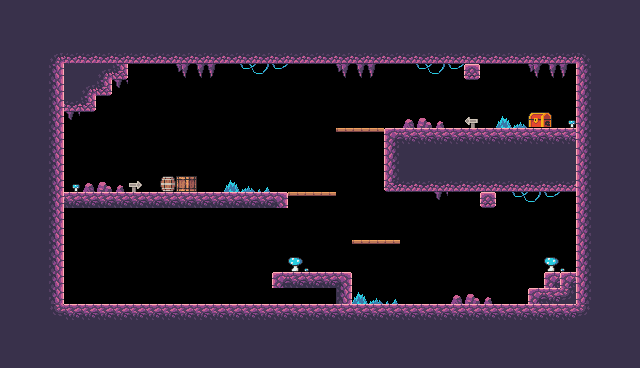

The image is a tile-based game level rendered from a .tmx file. Its description and complete source (layers, tilesets, objects, tile grids) follow:
An orthogonal 40x23 tile map with 16x16 px tiles, 1 tile layer (Background), 3 tilesets and 33 objects (6x Fruit, 3x Platform, 3x Saw, 2x Chicken, Checkpoint, ...).

<map version="1.10" tiledversion="1.11.2" orientation="orthogonal" renderorder="right-down" width="40" height="23" tilewidth="16" tileheight="16" infinite="0" nextlayerid="5" nextobjectid="135">
 <tileset firstgid="1" source="Tileset_Cave.tsx" />
 <tileset firstgid="9" source="background.tsx" />
 <tileset firstgid="489" source="tileset-cave.tsx" />
 <layer id="2" name="Background" width="40" height="23">
  <data encoding="csv">
763,763,763,763,763,763,763,763,763,763,763,763,763,763,763,763,763,763,763,763,763,763,763,763,763,763,763,763,763,763,763,763,763,763,763,763,763,763,763,763,
763,763,763,763,763,763,763,763,763,763,763,763,763,763,763,763,763,763,763,763,763,763,763,763,763,763,763,763,763,763,763,763,763,763,763,763,763,763,763,763,
763,763,763,763,763,763,763,763,763,763,763,763,763,763,763,763,763,763,763,763,763,763,763,763,763,763,763,763,763,763,763,763,763,763,763,763,763,763,763,763,
763,763,763,744,784,784,784,784,784,784,784,784,784,784,784,784,784,784,784,784,784,784,784,784,784,784,784,784,784,784,784,784,784,784,784,784,745,763,763,763,
763,763,763,764,763,763,744,785,0,0,0,748,749,750,0,778,779,780,0,0,0,748,749,750,0,0,778,779,780,746,0,0,0,748,749,750,762,763,763,763,
763,763,763,764,763,744,785,770,0,0,0,0,0,0,0,0,0,0,0,0,0,0,0,0,0,0,0,0,0,0,0,0,0,0,0,0,762,763,763,763,
763,763,763,764,784,785,0,0,0,0,0,0,0,0,0,0,0,0,0,0,0,0,0,0,0,0,0,0,0,0,0,0,0,0,0,0,762,763,763,763,
763,763,763,764,770,0,0,0,0,0,0,0,0,0,0,0,0,0,0,0,0,0,0,0,0,812,813,814,0,891,0,751,752,938,939,836,762,763,763,763,
763,763,763,764,0,0,0,0,0,0,0,0,0,0,0,0,0,0,0,0,0,868,868,868,741,742,742,742,742,742,742,742,742,742,742,742,762,763,763,763,
763,763,763,764,0,0,0,0,0,0,0,0,0,0,0,0,0,0,0,0,0,0,0,0,762,763,763,763,763,763,763,763,763,763,763,763,762,763,763,763,
763,763,763,764,0,0,0,0,0,0,0,0,0,0,0,0,0,0,0,0,0,0,0,0,762,763,763,763,763,763,763,763,763,763,763,763,762,763,763,763,
763,763,763,764,836,812,813,814,890,0,930,931,932,0,751,752,753,0,0,0,0,0,0,0,783,784,784,784,784,784,784,784,784,784,784,784,762,763,763,763,
763,763,763,764,742,742,742,742,742,742,742,742,742,742,742,742,742,743,868,868,868,0,0,0,0,0,0,770,0,0,746,0,778,779,780,0,762,763,763,763,
763,763,763,764,0,0,0,0,0,0,0,0,0,0,0,0,0,0,0,0,0,0,0,0,0,0,0,0,0,0,0,0,0,0,0,0,762,763,763,763,
763,763,763,764,0,0,0,0,0,0,0,0,0,0,0,0,0,0,0,0,0,0,0,0,0,0,0,0,0,0,0,0,0,0,0,0,762,763,763,763,
763,763,763,764,0,0,0,0,0,0,0,0,0,0,0,0,0,0,0,0,0,0,868,868,868,0,0,0,0,0,0,0,0,0,0,0,762,763,763,763,
763,763,763,764,0,0,0,0,0,0,0,0,0,0,0,0,0,0,815,816,0,0,0,0,0,0,0,0,0,0,0,0,0,0,815,816,762,763,763,763,
763,763,763,764,0,0,0,0,0,0,0,0,0,0,0,0,0,741,742,742,742,743,0,0,0,0,0,0,0,0,0,0,0,0,741,741,762,763,763,763,
763,763,763,764,0,0,0,0,0,0,0,0,0,0,0,0,0,0,0,0,0,764,751,752,753,0,0,0,812,813,814,0,0,741,742,766,762,763,763,763,
763,763,763,765,742,742,742,742,742,742,742,742,742,742,742,742,742,742,742,742,742,742,742,742,742,742,742,742,742,742,742,742,742,742,742,742,766,763,763,763,
763,763,763,763,763,763,763,763,763,763,763,763,763,763,763,763,763,763,763,763,763,763,763,763,763,763,763,763,763,763,763,763,763,763,763,763,763,763,763,763,
763,763,763,763,763,763,763,763,763,763,763,763,763,763,763,763,763,763,763,763,763,763,763,763,763,763,763,763,763,763,763,763,763,763,763,763,763,763,763,763,
763,763,763,763,763,763,763,763,763,763,763,763,763,763,763,763,763,763,763,763,763,763,763,763,763,763,763,763,763,763,763,763,763,763,763,763,763,763,763,763
</data>
 </layer>
 <objectgroup id="3" name="Collisions">
  <object id="77" x="48" y="48" width="544" height="16" />
  <object id="78" x="576" y="48" width="16" height="272" />
  <object id="79" x="48" y="304" width="544" height="16" />
  <object id="82" x="48" y="48" width="16" height="272" />
  <object id="110" x="64" y="64" width="64" height="16" />
  <object id="111" x="64" y="80" width="48" height="16" />
  <object id="112" x="64" y="96" width="32" height="16" />
  <object id="113" x="64" y="192.032" width="223.238" height="15.968" />
  <object id="115" type="Platform" x="287" y="192" width="49" height="16" />
  <object id="116" type="Platform" x="352" y="240" width="48" height="16" />
  <object id="117" type="Platform" x="336" y="128" width="48" height="16" />
  <object id="118" x="384" y="128" width="192" height="16" />
  <object id="126" x="384" y="176" width="192" height="16" />
  <object id="119" x="464" y="64" width="16" height="16" />
  <object id="120" x="480" y="192" width="16" height="16" />
  <object id="127" x="384" y="128" width="16" height="64" />
  <object id="121" x="544" y="272" width="32" height="32" />
  <object id="122" x="528" y="288" width="16" height="16" />
  <object id="123" x="272" y="272" width="80" height="16" />
 </objectgroup>
 <objectgroup id="4" name="Spawnpoints">
  <object id="101" name="Checkpoint" type="Checkpoint" x="544" y="208" width="32" height="64">
   <properties>
    <property name="next_level" value="Level-06.tmx" />
    <property name="type" value="Checkpoint" />
   </properties>
  </object>
  <object id="102" name="Player" type="Player" x="96" y="240" width="30" height="31" />
  <object id="104" name="Saw" type="Saw" x="144" y="64" width="32" height="32">
   <properties>
    <property name="isVertical" type="bool" value="true" />
    <property name="offNeg" type="float" value="0" />
    <property name="offPos" type="float" value="6" />
   </properties>
  </object>
  <object id="134" name="Saw" type="Saw" x="416" y="112" width="32" height="32">
   <properties>
    <property name="isVertical" type="bool" value="false" />
    <property name="offNeg" type="float" value="2" />
    <property name="offPos" type="float" value="8" />
   </properties>
  </object>
  <object id="132" name="Saw" type="Saw" x="192" y="160" width="32" height="32">
   <properties>
    <property name="isVertical" type="bool" value="true" />
    <property name="offNeg" type="float" value="6" />
    <property name="offPos" type="float" value="0" />
   </properties>
  </object>
  <object id="105" name="Chicken" type="Chicken" x="208" y="272" width="32" height="32">
   <properties>
    <property name="offNeg" type="float" value="10" />
    <property name="offPos" type="float" value="2" />
   </properties>
  </object>
  <object id="133" name="Chicken" type="Chicken" x="208" y="160" width="32" height="32">
   <properties>
    <property name="offNeg" type="float" value="5" />
    <property name="offPos" type="float" value="4" />
   </properties>
  </object>
  <object id="106" name="Pineapple" type="Fruit" x="64" y="160" width="32" height="32" />
  <object id="130" name="Pineapple" type="Fruit" x="96" y="160" width="32" height="32" />
  <object id="131" name="Pineapple" type="Fruit" x="80" y="128" width="32" height="32" />
  <object id="108" name="Kiwi" type="Fruit" x="544" y="96" width="32" height="32" />
  <object id="128" name="Kiwi" type="Fruit" x="512" y="96" width="32" height="32" />
  <object id="129" name="Kiwi" type="Fruit" x="528" y="80" width="32" height="32" />
  <object id="109" name="Play" type="Button" x="576" y="48" width="16" height="16" />
 </objectgroup>
</map>
